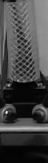
#> input picture test/tracking_for_both/nozzle4.JPG, 48 x 163 px, found by its file name
$ python test2.py   (older library calls are emulated)
#> lines starting #> are read from the running program, lines starting #| are printed output that depends on the picture; after the words box and inside, x2 and y2 are one past the last pixel; in counts of white or black regions, pixels touching at a corner belong together
import cv2
import numpy as np
import matplotlib.pyplot as plt

#read the file
capture = cv2.VideoCapture('video2.mp4')
#read the nozzle template
nozzle=cv2.imread("nozzle4.jpg",0)        #template for nozzle
#> nozzle is the input picture: shape (163, 48); min 0, max 249, mean 69.3
h,w=nozzle.shape[:2]                      # rows->h, cols->w
#> h = 163; w = 48

buzzle=0   #debug for nozzle detection's error


while (capture.isOpened()):
    ret, frame = capture.read()
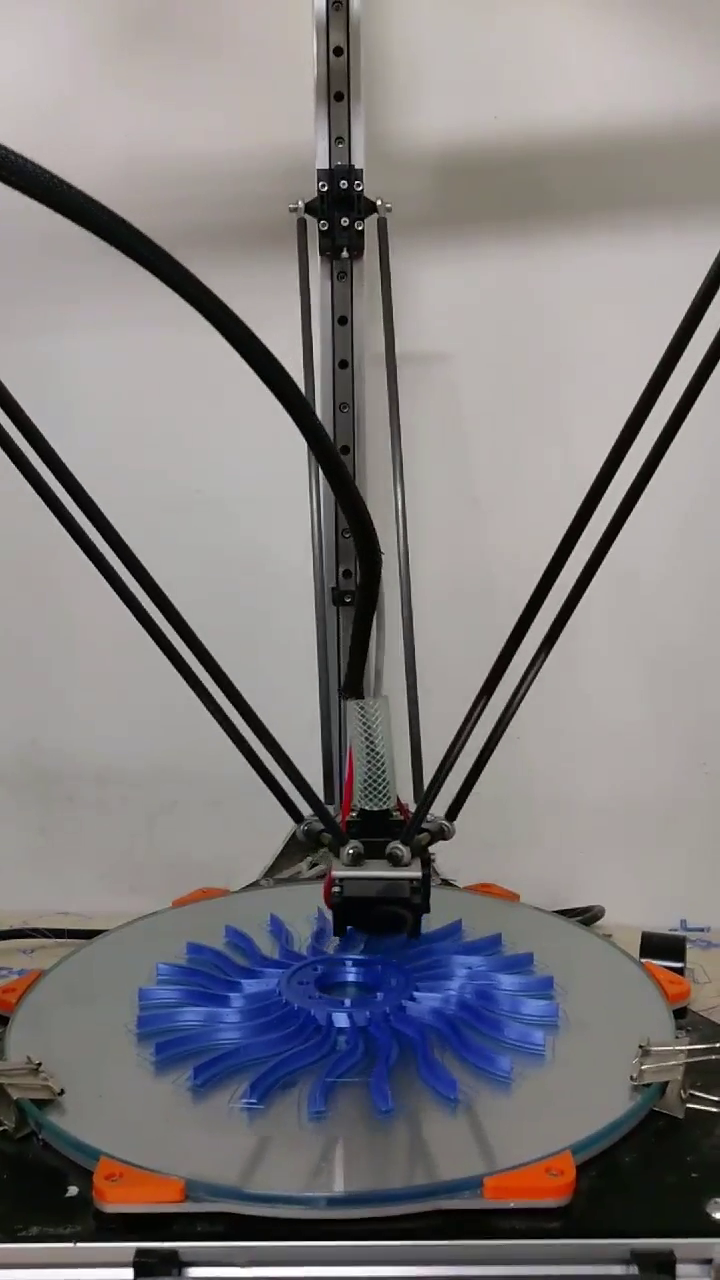
#> input picture frame 46 of test/tracking_for_both/video2.mp4, 720 x 1280 px
#> frame is the input picture: shape (1280, 720, 3); mean B, G, R 128, 126.4, 129.6
    if ret == 0:
        print("file end!")
        break


    temp = cv2.resize(frame, None, fx=0.7, fy=0.7, interpolation=cv2.INTER_LINEAR)
    gray = cv2.cvtColor(temp, cv2.COLOR_BGR2GRAY)

    # Nozzle Detection
    res = cv2.matchTemplate(gray, nozzle, cv2.TM_CCOEFF)
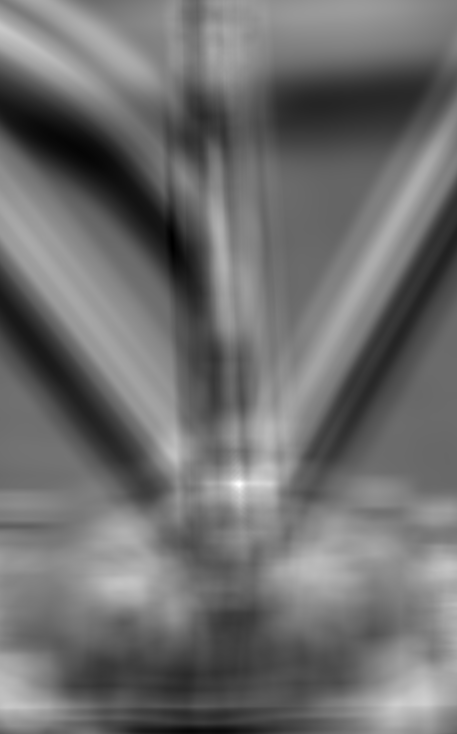
#> res: shape (734, 457) float32; min -10862573, max 17129860, mean 1303303.2; drawn with min black and max white
    min_val, max_val, min_loc, max_loc = cv2.minMaxLoc(res)
#> min_val = -10862573; max_val = 17129860; min_loc = (172, 244); max_loc = (239, 484)
    left_top = max_loc
#> left_top = (239, 484)
    right_bottom = (left_top[0] + w, left_top[1] + h + 5)
#> right_bottom = (287, 652)

    # ROI set up
    roiMinX = 100
    roiMaxX = 400
    roiMaxY = 800
    roiMinY = (int)((2 * left_top[1] + h) / 2 + h / 2 - 15)  # 15 reserved sapce
#> roiMinY = 632
    roi = temp[roiMinY:roiMaxY, roiMinX:roiMaxX]
    if abs(roiMinY-buzzle)>10 and buzzle!=0:
        print("jump")
        continue

    buzzle = roiMinY
#> buzzle = 632
    # object detection in roi
    gray = cv2.cvtColor(roi, cv2.COLOR_BGR2GRAY)
#> gray: shape (168, 300)
    res = np.uint8(np.clip((1.28 * gray + 7.56), 0, 255))  # enhence contrast
#> res: shape (168, 300)
    ret, thresh = cv2.threshold(res, 100, 255, cv2.THRESH_BINARY_INV)
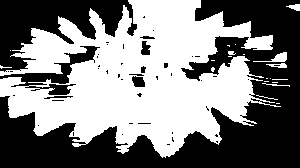
#> thresh: shape (168, 300); 50% white; 21 white regions (14 under 20 px), largest, box (x1, y1, x2, y2) and area: (0, 0, 281, 158) 24776, (253, 52, 287, 62) 131, (266, 63, 287, 68) 61
    cv2.imshow('thresh', thresh)

    kernel = np.ones((3, 3), np.uint8)
    kernel2 = np.ones((2, 2), np.uint8)
    closing = cv2.morphologyEx(thresh, cv2.MORPH_CLOSE, kernel, iterations=2)  # 先膨脹在腐蝕(閉合)
#> closing: shape (168, 300); 53% white; 7 black regions, largest, box (x1, y1, x2, y2) and area: (0, 0, 300, 168) 18171, (0, 0, 132, 70) 4367, (22, 46, 95, 84) 784
    sure_bg = cv2.dilate(closing, kernel2, iterations=3)
#> sure_bg: shape (168, 300); 59.8% white; 9 black regions (2 under 20 px), largest, box (x1, y1, x2, y2) and area: (0, 0, 300, 168) 15561, (0, 0, 128, 70) 4087, (25, 66, 71, 84) 291
    cv2.imshow('roi_surebg', closing)

    dist_transform = cv2.distanceTransform(closing, cv2.DIST_L2, 3)
    ret, sure_fg = cv2.threshold(dist_transform, 0.1 * dist_transform.max(), 255, 0)
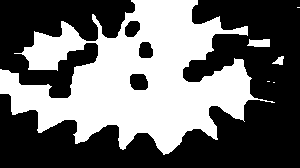
#> sure_fg: shape (168, 300) float32; 42.2% white; 6 white regions (3 under 20 px), largest, box (x1, y1, x2, y2) and area: (0, 0, 275, 155) 21029, (247, 39, 270, 47) 153, (272, 56, 284, 65) 61
#> ret = 3.4
    sure_fg = np.uint8(sure_fg)
    cv2.imshow('dist_transform', sure_fg)

    labelnum, labelimg, contours, GoCs = cv2.connectedComponentsWithStats(sure_fg, 4, cv2.CV_32S)
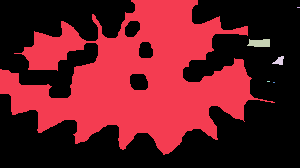
#> labelimg: shape (168, 300) int32; 7 distinct labels, from 0 to 6; one colour per label, 0 black
#> labelnum = 7; contours = [[0, 0, 300, 168, 29149], [0, 0, 275, 155, 21029], [297, 7, 3, 1, 3], [247, 39, 23, 8, 153], [272, 56, 12, 9, 61], [267, 81, 3, 1, 3], [273, 82, 2, 1, 2]]; GoCs = [[158.6, 87.58], [135.6, 78.22], [298, 7], [259.3, 42.73], [278.9, 60.48], [268, 81], [273.5, 82]]
    cv2.rectangle(temp, left_top, right_bottom, (255, 255, 255), 2)  # Mark the detectived nozzle
    for label in range(1, labelnum):
        # x, y = GoCs[label]
        # img = cv2.circle(img2, (int(x), int(y)), 1, (0, 0, 255), -1)
        x_roi, y_roi, w_roi, h_roi, size_roi = contours[label]
        if size_roi > 500:
            cv2.rectangle(roi, (x_roi, y_roi), (x_roi + w_roi, y_roi + h_roi), (0, 0, 255), 2)
#> this loop made 6 passes
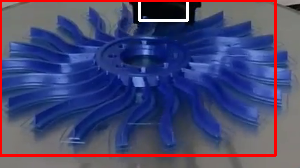
#> roi: shape (168, 300, 3); mean B, G, R 113.7, 72.6, 70.7

    cv2.imshow('image', temp)
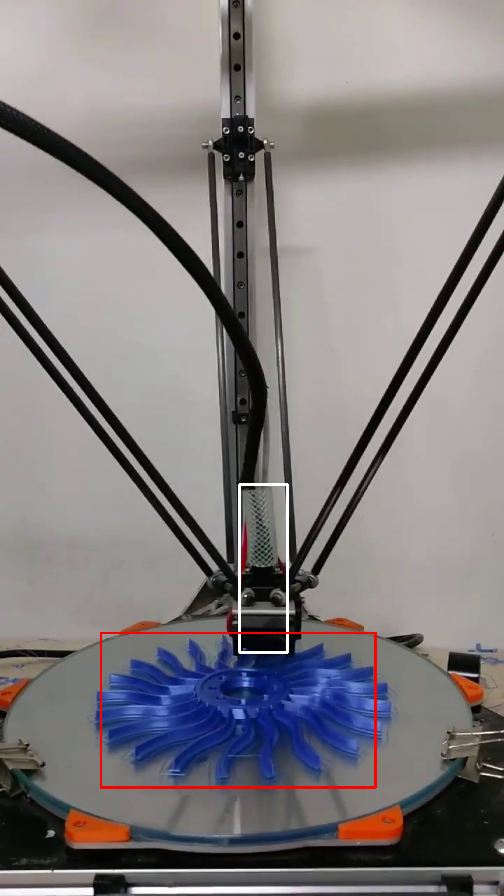
#> window 'image': shape (896, 504, 3); mean B, G, R 128, 126.5, 130.8
    # cv2.imshow('f', nozzle)
    if cv2.waitKey(30) == ord('q') or cv2.waitKey(30) == ord('Q'):
#> (key q is pressed here)
        break
